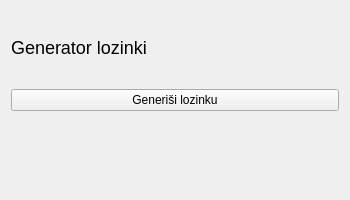
<?xml version="1.0" encoding="UTF-8"?>
<ui version="4.0">
 <class>PasswordGenerator</class>
 <widget class="QWidget" name="PasswordGenerator">
  <property name="geometry">
   <rect>
    <x>0</x>
    <y>0</y>
    <width>350</width>
    <height>200</height>
   </rect>
  </property>
  <property name="windowTitle">
   <string>Generator lozinki</string>
  </property>

  <layout class="QVBoxLayout" name="verticalLayout">

   <item>
    <widget class="QLabel" name="labelTitle">
     <property name="text">
      <string>Generator lozinki</string>
     </property>
     <property name="styleSheet">
      <string>font-size: 18px;</string>
     </property>
    </widget>
   </item>

   <item>
    <widget class="QPushButton" name="buttonGenerate">
     <property name="text">
      <string>Generiši lozinku</string>
     </property>
    </widget>
   </item>

   <item>
    <widget class="QLabel" name="labelPassword">
     <property name="text">
      <string/>
     </property>
     <property name="styleSheet">
      <string>
       font-size: 16px;
       font-weight: bold;
      </string>
     </property>
    </widget>
   </item>

  </layout>
 </widget>
 <resources/>
 <connections/>
</ui>
